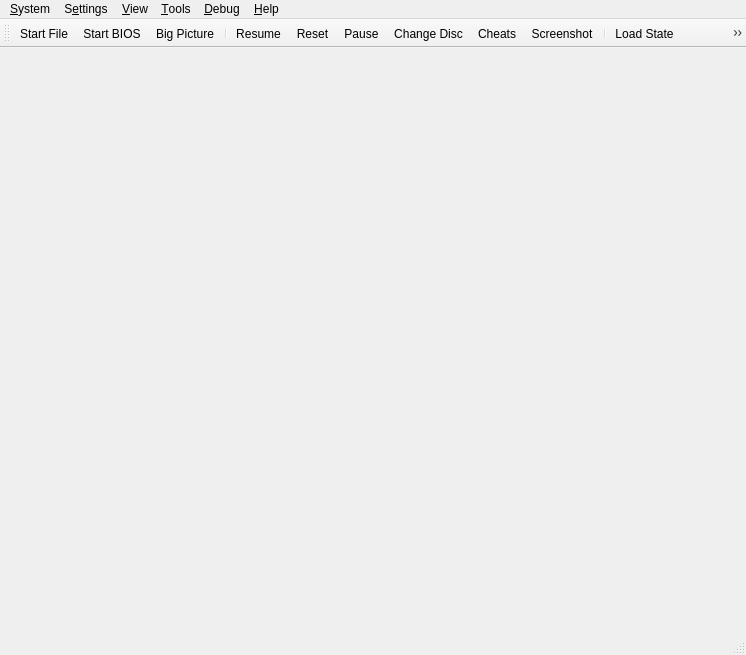
<?xml version="1.0" encoding="UTF-8"?>
<ui version="4.0">
 <class>MainWindow</class>
 <widget class="QMainWindow" name="MainWindow">
  <property name="geometry">
   <rect>
    <x>0</x>
    <y>0</y>
    <width>746</width>
    <height>655</height>
   </rect>
  </property>
  <property name="acceptDrops">
   <bool>true</bool>
  </property>
  <property name="windowTitle">
   <string>DuckStation</string>
  </property>
  <property name="windowIcon">
   <iconset resource="resources/resources.qrc">
    <normaloff>:/icons/duck.png</normaloff>:/icons/duck.png</iconset>
  </property>
  <property name="unifiedTitleAndToolBarOnMac">
   <bool>true</bool>
  </property>
  <widget class="QStackedWidget" name="mainContainer"/>
  <widget class="QMenuBar" name="menuBar">
   <property name="geometry">
    <rect>
     <x>0</x>
     <y>0</y>
     <width>746</width>
     <height>22</height>
    </rect>
   </property>
   <widget class="QMenu" name="menuSystem">
    <property name="title">
     <string>&amp;System</string>
    </property>
    <widget class="QMenu" name="menuChangeDisc">
     <property name="title">
      <string>Change Disc</string>
     </property>
     <property name="icon">
      <iconset theme="disc-line"/>
     </property>
     <actiongroup name="actionGroupChangeDiscSubImages"/>
     <addaction name="actionChangeDiscFromFile"/>
     <addaction name="actionChangeDiscFromDevice"/>
     <addaction name="actionChangeDiscFromGameList"/>
     <addaction name="actionRemoveDisc"/>
     <addaction name="separator"/>
    </widget>
    <widget class="QMenu" name="menuCheats">
     <property name="title">
      <string>Cheats</string>
     </property>
     <property name="icon">
      <iconset theme="cheats-line"/>
     </property>
    </widget>
    <widget class="QMenu" name="menuLoadState">
     <property name="title">
      <string>Load State</string>
     </property>
     <property name="icon">
      <iconset theme="folder-open-line"/>
     </property>
    </widget>
    <widget class="QMenu" name="menuSaveState">
     <property name="title">
      <string>Save State</string>
     </property>
     <property name="icon">
      <iconset theme="save-3-line"/>
     </property>
    </widget>
    <addaction name="actionStartFile"/>
    <addaction name="actionStartDisc"/>
    <addaction name="actionStartBios"/>
    <addaction name="actionStartFullscreenUI"/>
    <addaction name="actionResumeLastState"/>
    <addaction name="separator"/>
    <addaction name="actionPowerOff"/>
    <addaction name="actionPowerOffWithoutSaving"/>
    <addaction name="actionReset"/>
    <addaction name="actionPause"/>
    <addaction name="menuChangeDisc"/>
    <addaction name="separator"/>
    <addaction name="menuCheats"/>
    <addaction name="actionScreenshot"/>
    <addaction name="separator"/>
    <addaction name="menuLoadState"/>
    <addaction name="menuSaveState"/>
    <addaction name="separator"/>
    <addaction name="actionExit"/>
   </widget>
   <widget class="QMenu" name="menuSettings">
    <property name="title">
     <string>S&amp;ettings</string>
    </property>
    <widget class="QMenu" name="menuSettingsTheme">
     <property name="title">
      <string>Theme</string>
     </property>
     <property name="icon">
      <iconset theme="paint-brush-line"/>
     </property>
    </widget>
    <widget class="QMenu" name="menuSettingsLanguage">
     <property name="title">
      <string>Language</string>
     </property>
     <property name="icon">
      <iconset theme="global-line"/>
     </property>
    </widget>
    <addaction name="actionViewGameProperties"/>
    <addaction name="separator"/>
    <addaction name="actionGeneralSettings"/>
    <addaction name="actionGameListSettings"/>
    <addaction name="actionBIOSSettings"/>
    <addaction name="actionConsoleSettings"/>
    <addaction name="actionEmulationSettings"/>
    <addaction name="actionMemoryCardSettings"/>
    <addaction name="actionDisplaySettings"/>
    <addaction name="actionEnhancementSettings"/>
    <addaction name="actionPostProcessingSettings"/>
    <addaction name="actionAudioSettings"/>
    <addaction name="actionAchievementSettings"/>
    <addaction name="actionFolderSettings"/>
    <addaction name="actionAdvancedSettings"/>
    <addaction name="separator"/>
    <addaction name="actionControllerSettings"/>
    <addaction name="actionHotkeySettings"/>
    <addaction name="separator"/>
    <addaction name="actionAddGameDirectory"/>
    <addaction name="actionScanForNewGames"/>
    <addaction name="actionRescanAllGames"/>
    <addaction name="separator"/>
    <addaction name="menuSettingsLanguage"/>
    <addaction name="menuSettingsTheme"/>
   </widget>
   <widget class="QMenu" name="menuHelp">
    <property name="title">
     <string>&amp;Help</string>
    </property>
    <addaction name="actionGitHubRepository"/>
    <addaction name="actionIssueTracker"/>
    <addaction name="actionDiscordServer"/>
    <addaction name="separator"/>
    <addaction name="actionCheckForUpdates"/>
    <addaction name="separator"/>
    <addaction name="actionViewThirdPartyNotices" />
    <addaction name="actionAboutQt"/>
    <addaction name="actionAbout"/>
   </widget>
   <widget class="QMenu" name="menuDebug">
    <property name="title">
     <string>&amp;Debug</string>
    </property>
    <widget class="QMenu" name="menuRenderer">
     <property name="title">
      <string>Switch GPU Renderer</string>
     </property>
    </widget>
    <widget class="QMenu" name="menuCPUExecutionMode">
     <property name="title">
      <string>Switch CPU Emulation Mode</string>
     </property>
    </widget>
    <widget class="QMenu" name="menuCropMode">
     <property name="title">
      <string>Switch Crop Mode</string>
     </property>
    </widget>
    <addaction name="menuCPUExecutionMode"/>
    <addaction name="menuRenderer"/>
    <addaction name="menuCropMode"/>
    <addaction name="actionDisableAllEnhancements"/>
    <addaction name="actionDisableInterlacing"/>
    <addaction name="actionForceNTSCTimings"/>
    <addaction name="separator"/>
    <addaction name="actionCPUDebugger"/>
    <addaction name="actionEnableGDBServer"/>
    <addaction name="actionMegaManDebugWindow"/>
    <addaction name="separator"/>
    <addaction name="actionDumpRAM"/>
    <addaction name="actionDumpVRAM"/>
    <addaction name="actionDumpSPURAM"/>
    <addaction name="separator"/>
    <addaction name="actionDebugDumpCPUtoVRAMCopies"/>
    <addaction name="actionDebugDumpVRAMtoCPUCopies"/>
    <addaction name="actionDumpAudio"/>
    <addaction name="separator"/>
    <addaction name="actionDebugShowVRAM"/>
    <addaction name="actionDebugShowGPUState"/>
    <addaction name="actionDebugShowMegaManState"/>
    <addaction name="actionDebugShowCDROMState"/>
    <addaction name="actionDebugShowSPUState"/>
    <addaction name="actionDebugShowTimersState"/>
    <addaction name="actionDebugShowMDECState"/>
    <addaction name="actionDebugShowDMAState"/>
   </widget>
   <widget class="QMenu" name="menu_View">
    <property name="title">
     <string>&amp;View</string>
    </property>
    <widget class="QMenu" name="menuWindowSize">
     <property name="title">
      <string>&amp;Window Size</string>
     </property>
    </widget>
    <addaction name="actionViewToolbar"/>
    <addaction name="actionViewLockToolbar"/>
    <addaction name="actionViewStatusBar"/>
    <addaction name="separator"/>
    <addaction name="actionViewGameList"/>
    <addaction name="actionViewGameGrid"/>
    <addaction name="actionViewSystemDisplay"/>
    <addaction name="separator"/>
    <addaction name="actionFullscreen"/>
    <addaction name="menuWindowSize"/>
    <addaction name="separator"/>
    <addaction name="actionGridViewShowTitles"/>
    <addaction name="actionGridViewZoomIn"/>
    <addaction name="actionGridViewZoomOut"/>
    <addaction name="actionGridViewRefreshCovers"/>
   </widget>
   <widget class="QMenu" name="menu_Tools">
    <property name="title">
     <string>&amp;Tools</string>
    </property>
    <addaction name="actionMemory_Card_Editor"/>
    <addaction name="actionCoverDownloader"/>
    <addaction name="actionCheatManager"/>
    <addaction name="separator"/>
    <addaction name="actionOpenDataDirectory"/>
   </widget>
   <addaction name="menuSystem"/>
   <addaction name="menuSettings"/>
   <addaction name="menu_View"/>
   <addaction name="menu_Tools"/>
   <addaction name="menuDebug"/>
   <addaction name="menuHelp"/>
  </widget>
  <widget class="QToolBar" name="toolBar">
   <property name="windowTitle">
    <string>toolBar</string>
   </property>
   <property name="iconSize">
    <size>
     <width>32</width>
     <height>32</height>
    </size>
   </property>
   <property name="toolButtonStyle">
    <enum>Qt::ToolButtonTextUnderIcon</enum>
   </property>
   <attribute name="toolBarArea">
    <enum>TopToolBarArea</enum>
   </attribute>
   <attribute name="toolBarBreak">
    <bool>false</bool>
   </attribute>
   <addaction name="actionStartFile"/>
   <addaction name="actionStartBios"/>
   <addaction name="actionStartFullscreenUI2"/>
   <addaction name="separator"/>
   <addaction name="actionResumeLastState"/>
   <addaction name="actionReset"/>
   <addaction name="actionPause"/>
   <addaction name="actionChangeDisc"/>
   <addaction name="actionCheats"/>
   <addaction name="actionScreenshot"/>
   <addaction name="separator"/>
   <addaction name="actionLoadState"/>
   <addaction name="actionSaveState"/>
   <addaction name="separator"/>
   <addaction name="actionFullscreen"/>
   <addaction name="actionSettings2"/>
   <addaction name="actionControllerSettings"/>
  </widget>
  <widget class="QStatusBar" name="statusBar"/>
  <action name="actionStartFile">
   <property name="icon">
    <iconset theme="file-line"/>
   </property>
   <property name="text">
    <string>Start &amp;File...</string>
   </property>
  </action>
  <action name="actionStartDisc">
   <property name="icon">
    <iconset theme="disc-line"/>
   </property>
   <property name="text">
    <string>Start &amp;Disc...</string>
   </property>
  </action>
  <action name="actionStartBios">
   <property name="icon">
    <iconset theme="chip-line"/>
   </property>
   <property name="text">
    <string>Start &amp;BIOS</string>
   </property>
  </action>
  <action name="actionScanForNewGames">
   <property name="icon">
    <iconset theme="file-search-line"/>
   </property>
   <property name="text">
    <string>&amp;Scan For New Games</string>
   </property>
  </action>
  <action name="actionRescanAllGames">
   <property name="icon">
    <iconset theme="refresh-line"/>
   </property>
   <property name="text">
    <string>&amp;Rescan All Games</string>
   </property>
  </action>
  <action name="actionPowerOff">
   <property name="icon">
    <iconset theme="shut-down-line"/>
   </property>
   <property name="text">
    <string>Power &amp;Off</string>
   </property>
  </action>
  <action name="actionReset">
   <property name="icon">
    <iconset theme="restart-line"/>
   </property>
   <property name="text">
    <string>&amp;Reset</string>
   </property>
  </action>
  <action name="actionPause">
   <property name="checkable">
    <bool>true</bool>
   </property>
   <property name="icon">
    <iconset theme="pause-line"/>
   </property>
   <property name="text">
    <string>&amp;Pause</string>
   </property>
  </action>
  <action name="actionLoadState">
   <property name="icon">
    <iconset theme="folder-open-line"/>
   </property>
   <property name="text">
    <string>&amp;Load State</string>
   </property>
  </action>
  <action name="actionSaveState">
   <property name="icon">
    <iconset theme="save-3-line"/>
   </property>
   <property name="text">
    <string>&amp;Save State</string>
   </property>
  </action>
  <action name="actionExit">
   <property name="icon">
    <iconset theme="door-open-line"/>
   </property>
   <property name="text">
    <string>E&amp;xit</string>
   </property>
  </action>
  <action name="actionBIOSSettings">
   <property name="icon">
    <iconset theme="chip-line"/>
   </property>
   <property name="text">
    <string>B&amp;IOS</string>
   </property>
  </action>
  <action name="actionConsoleSettings">
   <property name="icon">
    <iconset theme="chip-2-line"/>
   </property>
   <property name="text">
    <string>C&amp;onsole</string>
   </property>
  </action>
  <action name="actionEmulationSettings">
   <property name="icon">
    <iconset theme="emulation-line"/>
   </property>
   <property name="text">
    <string>E&amp;mulation</string>
   </property>
  </action>
  <action name="actionControllerSettings">
   <property name="icon">
    <iconset theme="controller-digital-line"/>
   </property>
   <property name="text">
    <string>&amp;Controllers</string>
   </property>
  </action>
  <action name="actionHotkeySettings">
   <property name="icon">
    <iconset theme="keyboard-line"/>
   </property>
   <property name="text">
    <string>&amp;Hotkeys</string>
   </property>
  </action>
  <action name="actionDisplaySettings">
   <property name="icon">
    <iconset theme="image-fill"/>
   </property>
   <property name="text">
    <string>&amp;Display</string>
   </property>
  </action>
  <action name="actionEnhancementSettings">
   <property name="icon">
    <iconset theme="sparkle-fill"/>
   </property>
   <property name="text">
    <string>&amp;Enhancements</string>
   </property>
  </action>
  <action name="actionPostProcessingSettings">
   <property name="icon">
    <iconset theme="sun-fill"/>
   </property>
   <property name="text">
    <string>&amp;Post-Processing</string>
   </property>
  </action>
  <action name="actionFullscreen">
   <property name="icon">
    <iconset theme="fullscreen-line"/>
   </property>
   <property name="text">
    <string>Fullscreen</string>
   </property>
  </action>
  <action name="actionResolution_Scale">
   <property name="text">
    <string>Resolution Scale</string>
   </property>
  </action>
  <action name="actionGitHubRepository">
   <property name="icon">
    <iconset resource="resources/resources.qrc">
     <normaloff>:/icons/github.png</normaloff>:/icons/github.png</iconset>
   </property>
   <property name="text">
    <string>&amp;GitHub Repository...</string>
   </property>
  </action>
  <action name="actionIssueTracker">
   <property name="icon">
    <iconset resource="resources/resources.qrc">
     <normaloff>:/icons/IssueTracker.png</normaloff>:/icons/IssueTracker.png</iconset>
   </property>
   <property name="text">
    <string>&amp;Issue Tracker...</string>
   </property>
  </action>
  <action name="actionDiscordServer">
   <property name="icon">
    <iconset resource="resources/resources.qrc">
     <normaloff>:/icons/discord.png</normaloff>:/icons/discord.png</iconset>
   </property>
   <property name="text">
    <string>&amp;Discord Server...</string>
   </property>
  </action>
  <action name="actionCheckForUpdates">
   <property name="icon">
    <iconset theme="download-2-line"/>
   </property>
   <property name="text">
    <string>Check for &amp;Updates...</string>
   </property>
  </action>
  <action name="actionViewThirdPartyNotices">
   <property name="text">
    <string>View Third-Party Notices...</string>
   </property>
  </action>
  <action name="actionAboutQt">
   <property name="icon">
    <iconset resource="resources/resources.qrc">
     <normaloff>:/icons/QT.png</normaloff>:/icons/QT.png</iconset>
   </property>
   <property name="text">
    <string>About &amp;Qt...</string>
   </property>
  </action>
  <action name="actionAbout">
   <property name="icon">
    <iconset resource="resources/resources.qrc">
     <normaloff>:/icons/duck_64.png</normaloff>:/icons/duck_64.png</iconset>
   </property>
   <property name="text">
    <string>&amp;About DuckStation...</string>
   </property>
  </action>
  <action name="actionChangeDisc">
   <property name="icon">
    <iconset theme="disc-line"/>
   </property>
   <property name="text">
    <string>Change Disc...</string>
   </property>
  </action>
  <action name="actionCheats">
   <property name="icon">
    <iconset theme="cheats-line"/>
   </property>
   <property name="text">
    <string>Cheats...</string>
   </property>
  </action>
  <action name="actionAudioSettings">
   <property name="icon">
    <iconset theme="volume-up-line"/>
   </property>
   <property name="text">
    <string>Audio</string>
   </property>
  </action>
  <action name="actionAchievementSettings">
   <property name="icon">
    <iconset theme="trophy-line"/>
   </property>
   <property name="text">
    <string>Achievements</string>
   </property>
  </action>
  <action name="actionFolderSettings">
   <property name="icon">
    <iconset theme="folder-open-line"/>
   </property>
   <property name="text">
    <string>Folders</string>
   </property>
  </action>
  <action name="actionGameListSettings">
   <property name="icon">
    <iconset theme="folder-open-line"/>
   </property>
   <property name="text">
    <string>Game List</string>
   </property>
  </action>
  <action name="actionGeneralSettings">
   <property name="icon">
    <iconset theme="settings-3-line"/>
   </property>
   <property name="text">
    <string>General</string>
   </property>
  </action>
  <action name="actionAdvancedSettings">
   <property name="icon">
    <iconset theme="tools-line"/>
   </property>
   <property name="text">
    <string>Advanced</string>
   </property>
  </action>
  <action name="actionAddGameDirectory">
   <property name="icon">
    <iconset theme="folder-add-line"/>
   </property>
   <property name="text">
    <string>Add Game Directory...</string>
   </property>
  </action>
  <action name="actionSettings">
   <property name="icon">
    <iconset theme="settings-3-line"/>
   </property>
   <property name="text">
    <string>&amp;Settings</string>
   </property>
   <property name="menuRole">
    <enum>QAction::PreferencesRole</enum>
   </property>
  </action>
  <action name="actionSettings2">
   <property name="icon">
    <iconset theme="settings-3-line"/>
   </property>
   <property name="text">
    <string>&amp;Settings</string>
   </property>
   <property name="menuRole">
    <enum>QAction::PreferencesRole</enum>
   </property>
  </action>
  <action name="actionChangeDiscFromFile">
   <property name="text">
    <string>From File...</string>
   </property>
  </action>
  <action name="actionChangeDiscFromDevice">
   <property name="text">
    <string>From Device...</string>
   </property>
  </action>
  <action name="actionChangeDiscFromGameList">
   <property name="text">
    <string>From Game List...</string>
   </property>
  </action>
  <action name="actionRemoveDisc">
   <property name="text">
    <string>Remove Disc</string>
   </property>
  </action>
  <action name="actionResume_State">
   <property name="text">
    <string>Resume State</string>
   </property>
  </action>
  <action name="actionGlobal_State">
   <property name="text">
    <string>Global State</string>
   </property>
  </action>
  <action name="actionDebugShowVRAM">
   <property name="checkable">
    <bool>true</bool>
   </property>
   <property name="text">
    <string>Show VRAM</string>
   </property>
  </action>
  <action name="actionDebugDumpCPUtoVRAMCopies">
   <property name="checkable">
    <bool>true</bool>
   </property>
   <property name="text">
    <string>Dump CPU to VRAM Copies</string>
   </property>
  </action>
  <action name="actionDebugDumpVRAMtoCPUCopies">
   <property name="checkable">
    <bool>true</bool>
   </property>
   <property name="text">
    <string>Dump VRAM to CPU Copies</string>
   </property>
  </action>
  <action name="actionDisableAllEnhancements">
   <property name="checkable">
    <bool>true</bool>
   </property>
   <property name="text">
    <string>Disable All Enhancements</string>
   </property>
  </action>
  <action name="actionDisableInterlacing">
   <property name="checkable">
    <bool>true</bool>
   </property>
   <property name="text">
    <string>Disable Interlacing</string>
   </property>
  </action>
  <action name="actionForceNTSCTimings">
   <property name="checkable">
    <bool>true</bool>
   </property>
   <property name="text">
    <string>Force NTSC Timings</string>
   </property>
  </action>
  <action name="actionDumpAudio">
   <property name="checkable">
    <bool>true</bool>
   </property>
   <property name="text">
    <string>Dump Audio</string>
   </property>
  </action>
  <action name="actionDumpRAM">
   <property name="text">
    <string>Dump RAM...</string>
   </property>
  </action>
  <action name="actionDumpVRAM">
   <property name="text">
    <string>Dump VRAM...</string>
   </property>
  </action>
  <action name="actionDumpSPURAM">
   <property name="text">
    <string>Dump SPU RAM...</string>
   </property>
  </action>
  <action name="actionDebugShowGPUState">
   <property name="checkable">
    <bool>true</bool>
   </property>
   <property name="text">
    <string>Show GPU State</string>
   </property>
  </action>
  <action name="actionDebugShowMegaManState">
   <property name="checkable">
    <bool>true</bool>
   </property>
   <property name="text">
    <string>Show Mega Man State</string>
   </property>
  </action>
  <action name="actionDebugShowCDROMState">
   <property name="checkable">
    <bool>true</bool>
   </property>
   <property name="text">
    <string>Show CD-ROM State</string>
   </property>
  </action>
  <action name="actionDebugShowSPUState">
   <property name="checkable">
    <bool>true</bool>
   </property>
   <property name="text">
    <string>Show SPU State</string>
   </property>
  </action>
  <action name="actionDebugShowTimersState">
   <property name="checkable">
    <bool>true</bool>
   </property>
   <property name="text">
    <string>Show Timers State</string>
   </property>
  </action>
  <action name="actionDebugShowMDECState">
   <property name="checkable">
    <bool>true</bool>
   </property>
   <property name="text">
    <string>Show MDEC State</string>
   </property>
  </action>
  <action name="actionDebugShowDMAState">
   <property name="checkable">
    <bool>true</bool>
   </property>
   <property name="text">
    <string>Show DMA State</string>
   </property>
  </action>
  <action name="actionScreenshot">
   <property name="icon">
    <iconset theme="screenshot-2-line"/>
   </property>
   <property name="text">
    <string>&amp;Screenshot</string>
   </property>
  </action>
  <action name="actionMemoryCardSettings">
   <property name="icon">
    <iconset theme="memcard-line"/>
   </property>
   <property name="text">
    <string>&amp;Memory Cards</string>
   </property>
  </action>
  <action name="actionResumeLastState">
   <property name="icon">
    <iconset theme="play-circle-line"/>
   </property>
   <property name="text">
    <string>Resume</string>
   </property>
   <property name="toolTip">
    <string>Resumes the last save state created.</string>
   </property>
  </action>
  <action name="actionViewToolbar">
   <property name="checkable">
    <bool>true</bool>
   </property>
   <property name="checked">
    <bool>true</bool>
   </property>
   <property name="text">
    <string>&amp;Toolbar</string>
   </property>
  </action>
  <action name="actionViewLockToolbar">
   <property name="checkable">
    <bool>true</bool>
   </property>
   <property name="checked">
    <bool>false</bool>
   </property>
   <property name="text">
    <string>Lock Toolbar</string>
   </property>
  </action>
  <action name="actionViewStatusBar">
   <property name="checkable">
    <bool>true</bool>
   </property>
   <property name="checked">
    <bool>true</bool>
   </property>
   <property name="text">
    <string>&amp;Status Bar</string>
   </property>
  </action>
  <action name="actionViewGameList">
   <property name="icon">
    <iconset theme="list-check"/>
   </property>
   <property name="text">
    <string>Game &amp;List</string>
   </property>
  </action>
  <action name="actionViewSystemDisplay">
   <property name="enabled">
    <bool>false</bool>
   </property>
   <property name="text">
    <string>System &amp;Display</string>
   </property>
  </action>
  <action name="actionViewGameProperties">
   <property name="enabled">
    <bool>false</bool>
   </property>
   <property name="icon">
    <iconset theme="file-settings-line"/>
   </property>
   <property name="text">
    <string>Game &amp;Properties</string>
   </property>
  </action>
  <action name="actionMemory_Card_Editor">
   <property name="text">
    <string>Memory &amp;Card Editor</string>
   </property>
  </action>
  <action name="actionCheatManager">
   <property name="text">
    <string>C&amp;heat Manager</string>
   </property>
  </action>
  <action name="actionCPUDebugger">
   <property name="text">
    <string>CPU D&amp;ebugger</string>
   </property>
  </action>
  <action name="actionEnableGDBServer">
   <property name="checkable">
    <bool>true</bool>
   </property>
   <property name="text">
    <string>Enable GDB Server</string>
   </property>
  </action>
  <action name="actionViewGameGrid">
   <property name="icon">
    <iconset theme="function-line"/>
   </property>
   <property name="text">
    <string>Game &amp;Grid</string>
   </property>
  </action>
  <action name="actionGridViewShowTitles">
   <property name="checkable">
    <bool>true</bool>
   </property>
   <property name="checked">
    <bool>true</bool>
   </property>
   <property name="text">
    <string>Show Titles (Grid View)</string>
   </property>
  </action>
  <action name="actionGridViewZoomIn">
   <property name="text">
    <string>Zoom &amp;In (Grid View)</string>
   </property>
   <property name="shortcut">
    <string>Ctrl++</string>
   </property>
  </action>
  <action name="actionGridViewZoomOut">
   <property name="text">
    <string>Zoom &amp;Out (Grid View)</string>
   </property>
   <property name="shortcut">
    <string>Ctrl+-</string>
   </property>
  </action>
  <action name="actionGridViewRefreshCovers">
   <property name="text">
    <string>Refresh &amp;Covers (Grid View)</string>
   </property>
  </action>
  <action name="actionOpen_Memory_Card_Directory">
   <property name="text">
    <string>Open Memory Card Directory...</string>
   </property>
  </action>
  <action name="actionOpenDataDirectory">
   <property name="text">
    <string>Open Data Directory...</string>
   </property>
  </action>
  <action name="actionPowerOffWithoutSaving">
   <property name="icon">
    <iconset theme="close-line"/>
   </property>
   <property name="text">
    <string>Power Off &amp;Without Saving</string>
   </property>
  </action>
  <action name="actionStartFullscreenUI">
   <property name="icon">
    <iconset theme="tv-2-line"/>
   </property>
   <property name="text">
    <string>Start Big Picture Mode</string>
   </property>
  </action>
  <action name="actionStartFullscreenUI2">
   <property name="icon">
    <iconset theme="tv-2-line"/>
   </property>
   <property name="text">
    <string>Big Picture</string>
   </property>
  </action>
  <action name="actionCoverDownloader">
   <property name="text">
    <string>Cover Downloader</string>
   </property>
  </action>
  <action name="actionMegaManDebugWindow">
   <property name="text">
    <string>Mega Man Debug Window</string>
   </property>
  </action>
 </widget>
 <resources>
  <include location="resources/resources.qrc"/>
 </resources>
 <connections/>
</ui>
